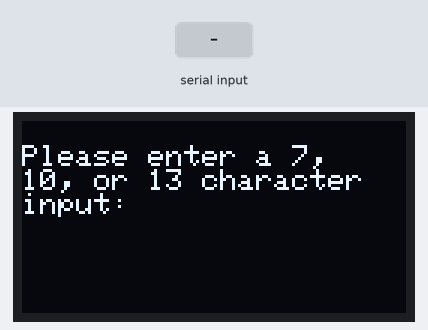
The sketch below on a simulated ESP8266 (NodeMCU). On the bench: 128×64 one-colour display. Inputs (shaded band) come from the test bench. What the sketch prints to the serial monitor is not drawn.

Above: at 0.9 s.
1.0 s: "1\n" received over Serial
At 1.4 s:
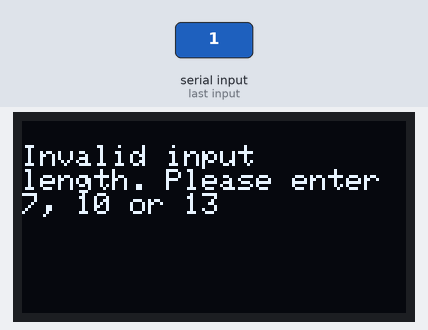
Timing chart, 0 to 4.0 s (numbered marks = the images above; inputs shaded):
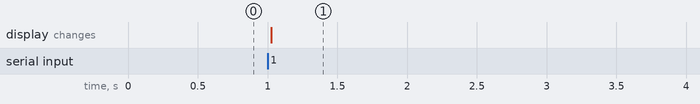

Measured:
- after the input at 1.0 s, the display: changes at once (image 1)

The sketch:

main_code_write_data.ino
```cpp
#include <SPI.h>
#include <MFRC522.h>
#include <Wire.h>
#include <Adafruit_GFX.h>
#include <Adafruit_SSD1306.h>


#define SS_PIN D4
#define RST_PIN D3

#define SCREEN_WIDTH 128 // OLED display width, in pixels
#define SCREEN_HEIGHT 64 // OLED display height, in pixels

// Declaration for SSD1306 display connected using I2C
#define OLED_RESET     -1 // Reset pin
#define SCREEN_ADDRESS 0x3C
Adafruit_SSD1306 display(SCREEN_WIDTH, SCREEN_HEIGHT, &Wire, OLED_RESET);

MFRC522 mfrc522(SS_PIN, RST_PIN);  // Create MFRC522 instance
MFRC522::StatusCode status; //variable to get card status

byte buffer[18];  //data transfer buffer (16+2 bytes data+CRC)
byte size = sizeof(buffer);

uint8_t pageAddr = 0x06;  //In this example we will write/read 16 bytes (page 6,7,8 and 9).
                            //Ultraligth mem = 16 pages. 4 bytes per page.
                            //Pages 0 to 4 are for special functions.

const int MUX_SELECT_PIN_1 = D0; // GPIO pin for mux select line 1
const int MUX_SELECT_PIN_2 = D8; // GPIO pin for mux select line 2

void setup() {
  Serial.begin(9600); // Initialize serial communications with the PC

  // initialize the OLED object
  if(!display.begin(SSD1306_SWITCHCAPVCC, SCREEN_ADDRESS)) {
    Serial.println(F("SSD1306 allocation failed"));
    for(;;); // Don't proceed, loop forever
  }

  pinMode(MUX_SELECT_PIN_1, OUTPUT);
  pinMode(MUX_SELECT_PIN_2, OUTPUT);


  // Clear the buffer.
  display.clearDisplay();
  display.setTextColor(WHITE); // Set text color to white
  display.setTextSize(1); // Set text size
  display.setCursor(0, 0); // Set cursor position

  SPI.begin(); // Init SPI bus
  mfrc522.PCD_Init(); // Init MFRC522 card
  Serial.println(F("Sketch has been started!"));
  getInputFromUser();
}

void getInputFromUser(){
  Serial.println(F("Please enter a 7, 10, or 13 character input: "));
  displayString("Please enter a 7, 10, or 13 character input: ");
  char userInput[14]; // Buffer to store user input (maximum 16 characters + null terminator)
  int charCount = 0;

  while (charCount < 13) { // Read up to 16 characters
    while (!Serial.available()) {
      // Wait for user input
    }
    char c = Serial.read();

    if (c == '\r' || c == '\n') { // Check for Enter key
      if (charCount == 13 || charCount == 10 || charCount == 7) { // Valid input lengths
        break;
      } else {
        Serial.println(F("Invalid input length. Please enter 7, 10 or 13"));
        displayString("Invalid input length. Please enter 7, 10 or 13");
        continue;
      }
    }

    userInput[charCount] = c;
    charCount++;
  }

  userInput[charCount] = '\0'; // Null-terminate the string

  // Copy the user input to the buffer
  memcpy(buffer, userInput, 16);


}

void loop() {
  digitalWrite(MUX_SELECT_PIN_1, LOW);
  digitalWrite(MUX_SELECT_PIN_2, LOW);
  // Look for new cards
  if ( ! mfrc522.PICC_IsNewCardPresent())
    return;

  // Select one of the cards
  if ( ! mfrc522.PICC_ReadCardSerial())
    return;


  // Write data ***********************************************

  for (int i=0; i < 4; i++) {
    //data is writen in blocks of 4 bytes (4 bytes per page)
    status = (MFRC522::StatusCode) mfrc522.MIFARE_Ultralight_Write(pageAddr+i, &buffer[i*4], 4);
    if (status != MFRC522::STATUS_OK) {
      Serial.print(F("MIFARE_Read() failed: "));
      Serial.println(mfrc522.GetStatusCodeName(status));
      return;
    }
  }
  Serial.println(F("MIFARE_Ultralight_Write() OK "));
  Serial.println();


  // Read data ***************************************************

  Serial.println(F("Reading data ... "));
  //data in 4 block is readed at once.
  status = (MFRC522::StatusCode) mfrc522.MIFARE_Read(pageAddr, buffer, &size);
  if (status != MFRC522::STATUS_OK) {
    Serial.print(F("MIFARE_Read() failed: "));
    Serial.println(mfrc522.GetStatusCodeName(status));
    return;
  }


  Serial.print(F("Readed data: "));
  //Dump a byte array to Serial
  for (byte i = 0; i < 16; i++) {
    Serial.write(buffer[i]);
  }
  Serial.println();

  // Display the data on the OLED screen
  char readDataStr[50]; // Create a buffer to hold the read data as a string
  snprintf(readDataStr, sizeof(readDataStr), "Readed data: %s", buffer);
  displayString(readDataStr);

  digitalWrite(MUX_SELECT_PIN_1, HIGH);
  digitalWrite(MUX_SELECT_PIN_2, LOW);
  delay(1000);
  digitalWrite(MUX_SELECT_PIN_1, LOW);
  digitalWrite(MUX_SELECT_PIN_2, LOW);

  mfrc522.PICC_HaltA();

}


// Function to display a string on the OLED screen with word wrapping
void displayString(const char* str) {
  display.clearDisplay();
  display.setTextSize(1);
  display.setTextColor(SSD1306_WHITE);

  int16_t x = 0;
  int16_t y = 0;
  int16_t maxLineWidth = 21; // Character width limit per line on your OLED display
  const int16_t textHeight = 8; // Assuming a standard text height

  char workingStr[strlen(str) + 1]; // Create a working copy of the input string
  strcpy(workingStr, str);

  char wordBuffer[50]; // Buffer to store a word (adjust the size as needed)
  strcpy(wordBuffer,"");
  char displayBuffer[50]; // Buffer to store concatenated words
  int16_t wordLengths[50]; // Array to store the length of each word

  // Pre-process the input string to contain words with spaces
  char* token = strtok(workingStr, " ");
  while (token != NULL) {
    strcpy(displayBuffer,wordBuffer);
    // Copy the word to the word buffer
    strcat(wordBuffer, token);
    strcat(wordBuffer, " ");

    if (strlen(wordBuffer) > maxLineWidth) {
      // Move to the next line and display the concatenated words
      x = 0;
      y += textHeight; // Move to the next line

      // Display the concatenated words
      display.setCursor(x, y);
      display.print(displayBuffer);

      // Reset word count for the new line
      strcpy(wordBuffer,token);
      strcat(wordBuffer, " ");
      strcpy(displayBuffer," ");
    }

    token = strtok(NULL, " ");
  }

  // Display any remaining concatenated words
  if (strlen(wordBuffer) > 0) {
    x = 0;
    y += textHeight; // Move to the next line
    Serial.print(displayBuffer);
    display.setCursor(x, y);
    display.print(wordBuffer);
  }

  display.display();
}


// // Function to display a string on the OLED screen
// void displayString(const char* str) {
//   display.clearDisplay();
//   display.setCursor(0, 0);
//   display.println(str);
//   display.display();
// }
```
